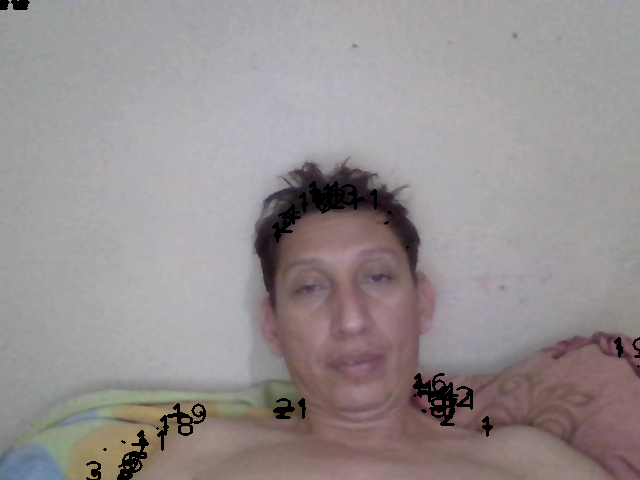
#> input picture esteira/conteo.png, 640 x 480 px, given in place of the camera
$ python script3.py
#> lines starting #> are read from the running program, lines starting #| are printed output that depends on the picture; after the words box and inside, x2 and y2 are one past the last pixel; in counts of white or black regions, pixels touching at a corner belong together
import cv2
import numpy as np

def find_contours(mask):
    return cv2.findContours(mask, cv2.RETR_EXTERNAL, cv2.CHAIN_APPROX_SIMPLE)[0]

def calculate_centroid(contour):
    moments = cv2.moments(contour)
    if moments["m00"] == 0:
        moments["m00"] = 1
    x = int(moments["m10"] / moments["m00"])
    y = int(moments["m01"] / moments["m00"])
    return x, y

def draw_circle_and_text(frame, x, y, color):
    cv2.circle(frame, (x, y), 7, color, -1)
    cv2.putText(frame, '{},{}'.format(x, y), (x + 10, y + 10), font, 0.75, color, 1, cv2.LINE_AA)

def draw_contour(frame, contour, color):
    nuevo_contorno = cv2.convexHull(contour)
    cv2.drawContours(frame, [nuevo_contorno], 0, color, 1)

def dibujar(mask, color):
    contornos, _ = cv2.findContours(mask, cv2.RETR_EXTERNAL, cv2.CHAIN_APPROX_SIMPLE)
    for c in contornos:
        area = cv2.contourArea(c)
        if area > 3000:
            x, y = calculate_centroid(c)
            draw_circle_and_text(frame, x, y)
            draw_contour(frame, c, color)

def dibujar(mask, color):
    contornos = cv2.findContours(mask, cv2.RETR_EXTERNAL, cv2.CHAIN_APPROX_SIMPLE)[0]
    for c in contornos:
        area = cv2.contourArea(c)
        if area > 3000:
            moments = cv2.moments(c)
            if moments["m00"] == 0:
                moments["m00"] = 1
            x = int(moments["m10"] / moments["m00"])
            y = int(moments["m01"] / moments["m00"])
            cv2.circle(frame, (x, y), 7, (0, 255, 0), -1)
            cv2.putText(frame, '{},{}'.format(x, y), (x + 10, y), font, 0.75, (0, 255, 0), 1, cv2.LINE_AA)
            nuevo_contorno = cv2.convexHull(c)
            cv2.drawContours(frame, [nuevo_contorno], 0, color, 3)


azulBajo = np.array([100,100,20],np.uint8)
azulAlto = np.array([125,255,255],np.uint8)

amarilloBajo = np.array([15,100,20],np.uint8)
amarilloAlto = np.array([45,255,255],np.uint8)

redBajo1 = np.array([0,100,20],np.uint8)
redAlto1 = np.array([5,255,255],np.uint8)

redBajo2 = np.array([175,100,20],np.uint8)
redAlto2 = np.array([179,255,255],np.uint8)

font = cv2.FONT_HERSHEY_SIMPLEX

cap = cv2.VideoCapture(2)

while True:

    ret,frame = cap.read()
#> frame is the input picture: shape (480, 640, 3); mean B, G, R 144, 143.2, 150.4

    if not ret:
        break

    frameHSV = cv2.cvtColor(frame,cv2.COLOR_BGR2HSV)
#> frameHSV: shape (480, 640, 3); mean H, S, V 92.9, 21.2, 152

    maskAzul = cv2.inRange(frameHSV,azulBajo,azulAlto)
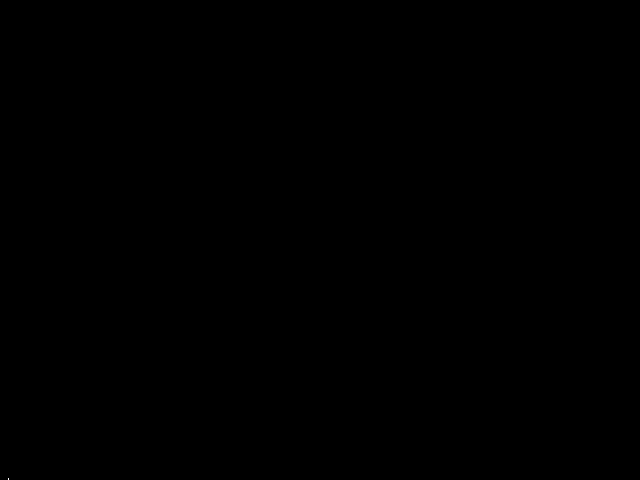
#> maskAzul: shape (480, 640); 0% white in thin lines or dots, all inside (x1, y1, x2, y2) = (8, 478, 9, 480)
    maskAmarillo = cv2.inRange(frameHSV,amarilloBajo,amarilloAlto)
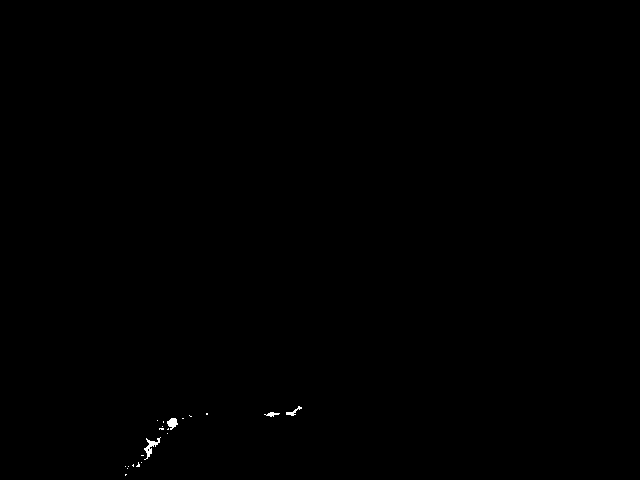
#> maskAmarillo: shape (480, 640); 0.11% white; 21 white regions (17 under 20 px)
    maskRed1 = cv2.inRange(frameHSV,redBajo1,redAlto1)
#> maskRed1: shape (480, 640); every value is 0
    maskRed2 = cv2.inRange(frameHSV,redBajo2,redAlto2)

    maskRed = cv2.add(maskRed1,maskRed2)

    dibujar(maskAzul, (255, 0, 0))
#> in dibujar, `contornos = cv2.findContours(mask, cv2.RETR_EXTERNAL, cv2.CHAIN_APPROX..`: contornos = [[[8, 478], [8, 479]]]
#> the loop in dibujar, `for c in contornos:` made 1 pass
#> (c, area) on pass 1: ([[8, 478], [8, 479]], 0)
    dibujar(maskAmarillo, (0, 255, 255))
#> in dibujar (call 2), `contornos = cv2.findContours(mask, cv2.RETR_EXTERNAL, cv2.CHAIN_APPROX..`: contornos = 21 contours, 17 with area under 20; largest, box (x1, y1, x2, y2) and area: (144, 437, 161, 460) 86, (167, 418, 178, 430) 66, (286, 406, 302, 416) 32, (264, 412, 280, 417) 24
#> the loop in dibujar (call 2), `for c in contornos:` made 21 passes
#> area on passes 9, 17, 20, 21: 86, 65.5, 24.5, 31.5
    dibujar(maskRed, (0, 0, 255))

    cv2.imshow('frame',frame)
    cv2.imshow('maskAzul',maskAzul)
    cv2.imshow('maskAmarillo',maskAmarillo)
    cv2.imshow('maskRed',maskRed)

    if cv2.waitKey(1) & 0xFF == ord('q'):
#> (key q is pressed here)
        break

cap.release()
cv2.destroyAllWindows()
